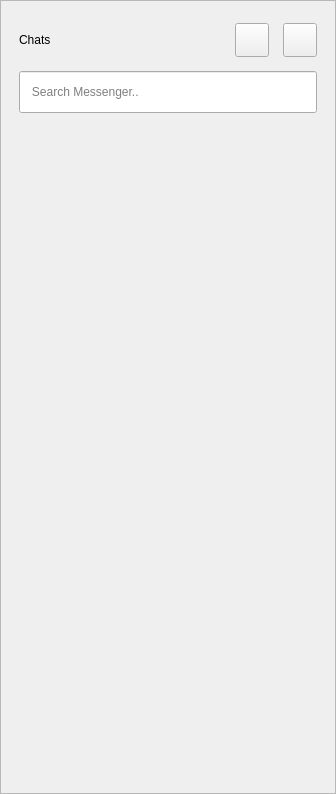
<?xml version="1.0" encoding="UTF-8"?>
<ui version="4.0">
 <class>ChatsListComponent</class>
 <widget class="QCustomComponent" name="ChatsListComponent">
  <property name="geometry"><rect><x>0</x><y>0</y><width>336</width><height>794</height></rect></property>
  <property name="minimumSize"><size><width>336</width><height>0</height></size></property>
  <property name="maximumSize"><size><width>336</width><height>16777215</height></size></property>
  <layout class="QVBoxLayout" name="chatsListOuter">
   <property name="spacing"><number>0</number></property>
   <property name="leftMargin"><number>0</number></property>
   <property name="topMargin"><number>0</number></property>
   <property name="rightMargin"><number>0</number></property>
   <property name="bottomMargin"><number>0</number></property>
   <item>
    <widget class="QFrame" name="chatsPanel">
     <property name="frameShape"><enum>QFrame::StyledPanel</enum></property>
     <layout class="QVBoxLayout" name="chatsLayout">
      <property name="spacing"><number>14</number></property>
      <property name="leftMargin"><number>18</number></property>
      <property name="topMargin"><number>22</number></property>
      <property name="rightMargin"><number>18</number></property>
      <property name="bottomMargin"><number>16</number></property>
      <item>
       <layout class="QHBoxLayout" name="chatsHeaderRow">
        <item>
         <widget class="QLabel" name="chatsTitle">
          <property name="text"><string>Chats</string></property>
          <property name="role" stdset="0"><string>panelTitle</string></property>
         </widget>
        </item>
        <item>
         <spacer name="chatsHeaderSpacer">
          <property name="orientation"><enum>Qt::Horizontal</enum></property>
          <property name="sizeHint" stdset="0"><size><width>10</width><height>10</height></size></property>
         </spacer>
        </item>
        <item>
         <widget class="QPushButton" name="newGroupBtn">
          <property name="minimumSize"><size><width>34</width><height>34</height></size></property>
          <property name="maximumSize"><size><width>34</width><height>34</height></size></property>
          <property name="iconSize"><size><width>18</width><height>18</height></size></property>
          <property name="cursor"><cursorShape>PointingHandCursor</cursorShape></property>
          <property name="role" stdset="0"><string>iconChip</string></property>
         </widget>
        </item>
        <item>
         <widget class="QPushButton" name="newChatBtn">
          <property name="minimumSize"><size><width>34</width><height>34</height></size></property>
          <property name="maximumSize"><size><width>34</width><height>34</height></size></property>
          <property name="iconSize"><size><width>18</width><height>18</height></size></property>
          <property name="cursor"><cursorShape>PointingHandCursor</cursorShape></property>
          <property name="role" stdset="0"><string>iconChip</string></property>
         </widget>
        </item>
       </layout>
      </item>
      <item>
       <widget class="QLineEdit" name="searchEdit">
        <property name="minimumSize"><size><width>0</width><height>42</height></size></property>
        <property name="placeholderText"><string>   Search Messenger..</string></property>
       </widget>
      </item>
      <item>
       <widget class="QCustomChatList" name="chatList"/>
      </item>
     </layout>
    </widget>
   </item>
  </layout>
 </widget>
 <customwidgets>
  <customwidget>
   <class>QCustomComponent</class>
   <extends>QWidget</extends>
   <header>Custom_Widgets.QCustomComponent</header>
   <container>1</container>
  </customwidget>
  <customwidget>
   <class>QCustomChatList</class>
   <extends>QFrame</extends>
   <header>Custom_Widgets.QCustomChatList</header>
   <container>1</container>
  </customwidget>
 </customwidgets>
 <resources/>
 <connections/>
</ui>
